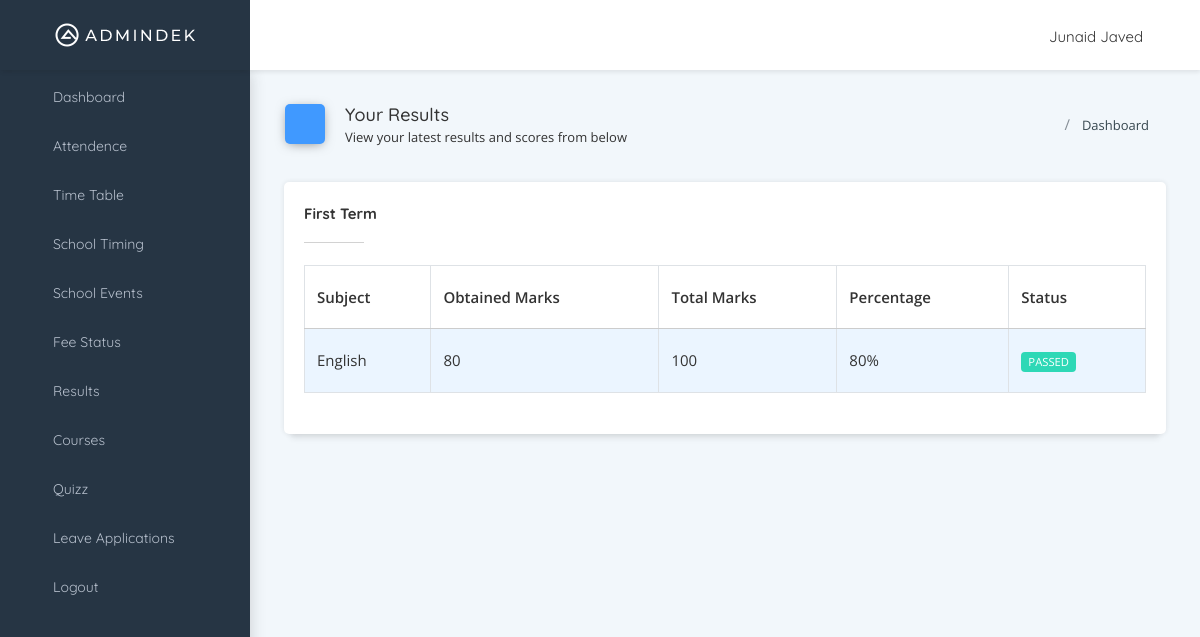
The page /results/12/ (signed in) on the database its author committed.
### users/models.py (models this page shows, shortened)
class User(AbstractBaseUser, PermissionsMixin):
    first_name = models.CharField(max_length=150)
    last_name = models.CharField(max_length=150)
    role = models.CharField(choices=ROLE_CHOICES,
                            max_length=15, default='Student')
    grade = models.ForeignKey(
        Grade, on_delete=models.SET_NULL, blank=True, null=True)
    created_date = models.DateTimeField(default=timezone.now)
    user_name = models.CharField(max_length=40, unique=True)
    email = models.EmailField(unique=True)
    is_staff = models.BooleanField(default=False)
    is_active = models.BooleanField(default=False)
    image = CloudinaryField('image', folder='avatars',
                            default=env('DEFAULT_AVATAR'))
    USERNAME_FIELD = 'user_name'
    REQUIRED_FIELDS = ['email', 'role', 'first_name', 'last_name', ]
    objects = CustomAccountManger()

### results/models.py (models this page shows, shortened)
class Result(models.Model):
    name = models.CharField(max_length=50, blank=True, null=True)
    type = models.CharField(
        default='sessional', choices=RESULT_TYPE_CHOICES, max_length=20)
    total_marks = models.IntegerField(default=100)
    obtained_marks = models.IntegerField(default=0)
    status = models.CharField(
        default='passed', choices=STATUS_CHOICES, max_length=20)
    user = models.ForeignKey(
        User, on_delete=models.CASCADE, null=True, blank=True)
    color = models.CharField(
        default='red', choices=COLOR_CHOICES, max_length=20)

class SubjectResult(models.Model):
    result = models.ForeignKey(
        Result, on_delete=models.CASCADE, blank=True, null=True)
    course = models.ForeignKey(
        Course, on_delete=models.CASCADE, null=True, blank=True)
    total_marks = models.IntegerField(null=True, blank=True)
    obtained_marks = models.IntegerField(null=True, blank=True)
    status = models.CharField(
        default='passed', choices=STATUS_CHOICES, max_length=20)

### lessons/models.py (models this page shows, shortened)
class Course(models.Model):
    name = models.CharField(max_length=20)
    teacher = models.CharField(max_length=20)
    grade = models.ForeignKey(
        Grade, on_delete=models.CASCADE, null=True, blank=True)

### users/decorators.py (the view)
        def wrapper_func(request, *args, **kwargs):
            if not request.user.is_authenticated:
                return redirect('login')
            if request.user.role in roles:
                return view_func(request, *args, **kwargs)
            else:
                logout(request)
                return redirect('login')

### results/views.py (called while the page is built)
@allowed_only(roles=["Admin", 'Student'])
def single_result_view(request, Id):
    results = SubjectResult.objects.filter(
        result__id=Id, course__grade=request.user.grade)
    if len(results) == 0:
        return redirect('404')
    context = {'table_title': results[0].result.name, 'result': results, 'bread_title': 'Your Results',
               'bread_subtitle': 'View your latest results and scores from below', 'bread_icon': 'award'}
    return render(request, 'results/result_data.html', context)

### results/templates/results/result_data.html
{% extends 'header.html' %} {% block title %}{{course.name}}{% endblock %}
{% load static %}
{% block breadcrumbs %} {% include 'breadcrumbs.html' %} {% endblock %}
{% block content %}
<div>
  <div class="row">
    <div class="col-sm-12">
      <div class="card">
        <div class="card-header">
          <h5>{{table_title}}</h5>
        </div>
        <div class="card-block">
          <div class="dt-responsive table-responsive">
            <table id="simpletable" class="table table-striped table-bordered nowrap">
              <thead>
                <tr>
                  <th>Subject</th>
                  <th>Obtained Marks</th>
                  <th>Total Marks</th>
                  <th>Percentage</th>
                  <th>Status</th>
                </tr>
              </thead>
              <tbody>
                {% for current in result.all %}
                <tr>
                  <td>{{current.course.name}}</td>
                  <td>{{current.obtained_marks}}</td>
                  <td>{{current.total_marks}}</td>
                  <td>{% widthratio current.obtained_marks current.total_marks 100%}%</td>
                  <td>
                    {% if current.status == 'failed' %}
                    <label class="label label-danger">{{current.status|upper}}</label>
                    {% else %}
                    <label class="label label-success">{{current.status|upper}}</label>
                    {% endif %}
                  </td>
                </tr>
                {% endfor %}
              </tbody>
            </table>
          </div>
        </div>
      </div>
    </div>
  </div>
</div>
{% endblock content %}

### templates/navbar.html (shortened to what this page needs)
{% load static %} {% load cloudinary %}
<nav class="navbar header-navbar pcoded-header">
  <div class="navbar-wrapper">
    <div class="navbar-logo">
      <a href="{% url 'home' %}">
        <img class="img-fluid" src="{% static 'images/logo.png' %}" alt="Theme-Logo" />
      </a>
      <a class="mobile-menu" id="mobile-collapse" href="#!">
        <i class="feather icon-menu icon-toggle-right"></i>
      </a>
    </div>
    <div class="navbar-container container-fluid">
      <ul class="nav-left">
        <li>
          <a href="#!" onclick="if (!window.__cfRLUnblockHandlers) return false; javascript:toggleFullScreen()" class="waves-effect waves-light" data-cf-modified-d8424a08d31b5b8b406fded2-="">
            <i class="full-screen feather icon-maximize"></i>
          </a>
        </li>
      </ul>
      <ul class="nav-right no-select d-flex align-items-center mt-1">
        <li class="user-profile header-notification">
          <div class="dropdown-primary dropdown">
            <div class="dropdown-toggle" data-toggle="dropdown">
              <span>{{request.user.first_name}} {{request.user.last_name}}</span>
              <i class="feather icon-chevron-down"></i>
            </div>
          </div>
        </li>
      </ul>
    </div>
  </div>
</nav>

### static/styles/feather.css (style rules this page uses)
.feather { font-family:feather!important;speak:none;font-style:normal;font-weight:400;font-variant:normal;text-transform:none;line-height:1;-webkit-font-smoothing:antialiased;-moz-osx-font-smoothing:grayscale }
.icon-chevron-down:before { content:"\e842" }
.icon-menu:before { content:"\e88f" }
.icon-toggle-right:before { content:"\e8d9" }
.icon-maximize:before { content:"\e908" }

### static/styles/custom.css (style rules this page uses)
.no-select { -webkit-user-select: none; -moz-user-select: none; -ms-user-select: none; user-select: none; }

### rows shown on the page
User: user.first_name "Junaid", user.last_name "Javed"
Result: name "First Term"
SubjectResult: course.name "English", obtained_marks "80", total_marks "100", obtained_marks+total_marks "80", status "PASSED"

### other values the page prints
{{ bread_title }} "Your Results"
{{ bread_subtitle }} "View your latest results and scores from below"
